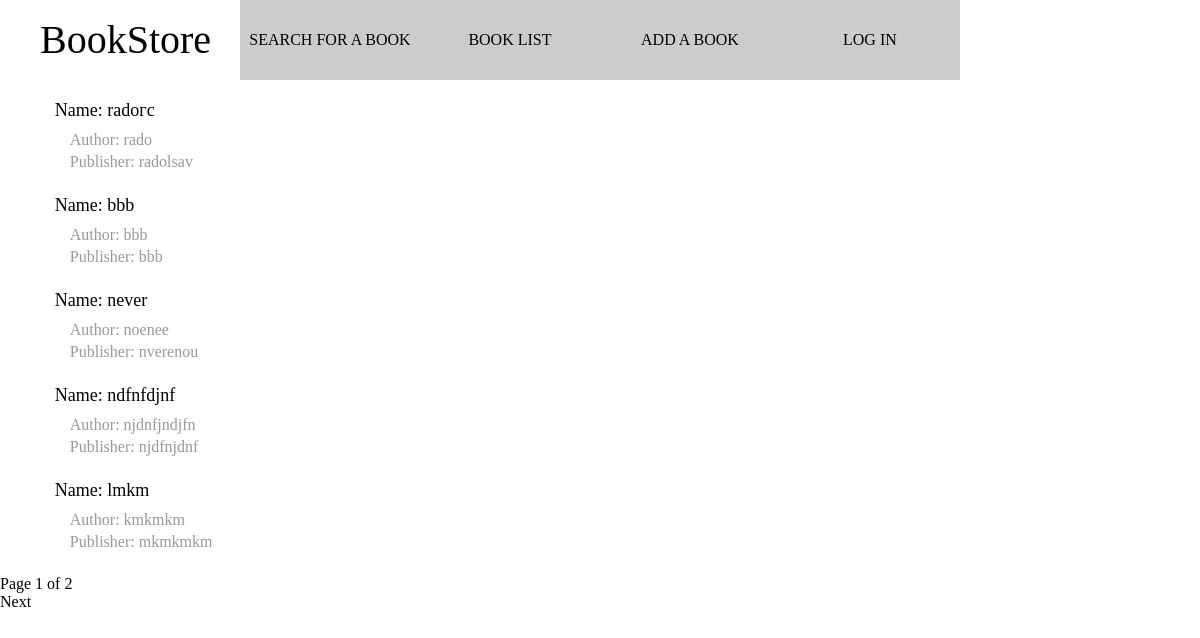
/library/list, run on the app's committed database.
### library/models.py (models this page shows, shortened)
class Books(models.Model):
    picture = models.ImageField(upload_to='images/')
    name = models.CharField(max_length=100)
    publisher = models.CharField(max_length=200)
    author = models.CharField(max_length=100)
    member = models.ForeignKey(Member, related_name="books", null=True)

### library/views.py (the view)
class BooksListView(ListView):
    queryset = Books.objects.all()
    paginate_by = 5
    context_object_name = 'books'
    template_name = 'library/books/booklist.html'

### library/templates/library/books/booklist.html (shortened to what this page needs)
{% extends "library/base.html" %}
{% block content %}
    {% for book in books %}
        <div class="listing">
            <div class="details">
                <div class="title"><a href={% url "library:detail_book" book.id %}>Name: {{ book.name }}</a></div>
                <div class="author">Author: {{ book.author }}</div>
                <div class="publisher">Publisher: {{ book.publisher }}</div>
            </div>
        </div>
    {% endfor %}
    {% include "pagination.html" with page=page_obj %}
{% endblock %}

### library/templates/library/base.html (shortened to what this page needs)
{% load staticfiles %}
<!DOCTYPE html>
<html lang="en">
<head>
    <link rel="stylesheet" type="text/css" href="{% static 'css/base.css' %}"/>
</head>
<body>
<div class="header">
    <span class="heading">BookStore</span>
    <ul>
        <li><a href="{% url "library:search_book" %}">Search for a book</a></li>
        <li><a href="{% url "library:list_book" %}">Book list</a></li>
        <li><a href="{% url "library:add_book" %}">Add a book</a></li>
        <li><a href="{% url "library:login" %}">Log in</a></li>
    </ul>
</div>
<div class="content">
    {% block content %}
    {% endblock %}
</div>
</body>
</html>

### library/templates/pagination.html (shortened to what this page needs)
<div class="pagination">
    <span class="step-links">
        <span class="current">
            Page {{ page.number }} of {{ page.paginator.num_pages }}
        </span>
        {% if page.has_next %}
            <a href="?page={{ page.next_page_number }}">Next</a>
        {% endif %}
    </span>
</div>

### library/static/css/base.css (style rules this page uses)
* { padding: 0; margin: 0; font-family: "Centuma-r"; }
body { margin-bottom: 30px; }
.header { background-color: white; position: fixed; top: 0; height: 80px; width: 100%; }
.heading { float: left; display: block; line-height: 80px; margin-left: 40px; font-size: 40px; }
.header ul { width: 60%; margin: 0 auto; }
.header ul li { line-height: 60px; transition: all 0.3s ease-out; float: left; width: 23%; padding: 10px 1%; list-style: none; text-align: center; text-transform: uppercase; background-color: rgba(0, 0, 0, 0.2); }
a, a:hover, a:visited { text-decoration: none; color: black; width: 100%; height: 100%; display: block; }
.content { margin-top: 100px; }
.listing { margin: 20px; }
.listing:before, .listing:after { content: " "; clear: both; display: table; }
.image, .details { float: left; }
.details { wdith: 82%; margin-left: 3%; }
.details .title { font-size: 18px; margin-bottom: 10px; }
.details .author, .details .publisher { color: #999; margin: 4px 15px; }

### data on the page
Books: name "radoгс", author "rado", publisher "radolsav"
Books: name "bbb", author "bbb", publisher "bbb"
Books: name "never", author "noenee", publisher "nverenou"
Books: name "ndfnfdjnf", author "njdnfjndjfn", publisher "njdfnjdnf"
Books: name "lmkm", author "kmkmkm", publisher "mkmkmkm"

### other printed values
{{ page.number }} "1"
{{ page.paginator.num_pages }} "2"
